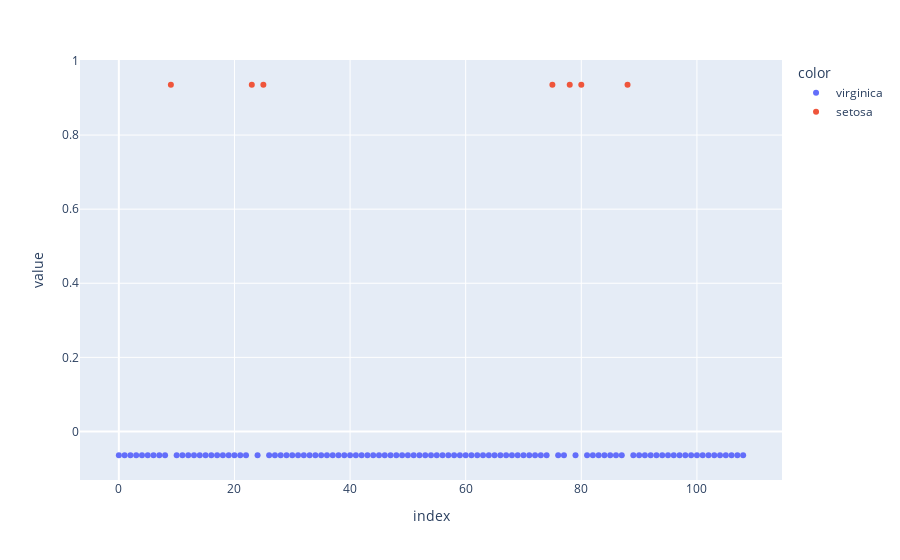

The cell this chart's notebook holds for it:
### Code cell
X = pca_data[['Predictions']]

pca = PCA(n_components=1)
components = pca.fit_transform(X)
fig = px.scatter(components,color=pca_data["color1"])
fig.show()

### Figure 1 — Plotly figure (JSON) as saved in the notebook; plotly's stock layout.template omitted (floating-point values rounded to 4 significant figures)
{"data": [{"hovertemplate": "color=virginica<br>index=%{x}<br>value=%{y}<extra></extra>", "legendgroup": "virginica", "marker": {"color": "#636efa", "symbol": "circle"}, "mode": "markers", "name": "virginica", "orientation": "v", "showlegend": true, "type": "scatter", "x": [0, 1, 2, 3, 4, 5, 6, 7, 8, 10, 11, 12, 13, 14, 15, 16, 17, 18, 19, 20, 21, 22, 24, 26, 27, 28, 29, 30, 31, 32, 33, 34, 35, 36, 37, 38, 39, 40, 41, 42, 43, 44, 45, 46, 47, 48, 49, 50, 51, 52, 53, 54, 55, 56, 57, 58, 59, 60, 61, 62, 63, 64, 65, 66, 67, 68, 69, 70, 71, 72, 73, 74, 76, 77, 79, 81, 82, 83, 84, 85, 86, 87, 89, 90, 91, 92, 93, 94, 95, 96, 97, 98, 99, 100, 101, 102, 103, 104, 105, 106, 107, 108], "xaxis": "x", "y": [-0.06422, -0.06422, -0.06422, -0.06422, -0.06422, -0.06422, -0.06422, -0.06422, -0.06422, -0.06422, -0.06422, -0.06422, -0.06422, -0.06422, -0.06422, -0.06422, -0.06422, -0.06422, -0.06422, -0.06422, -0.06422, -0.06422, -0.06422, -0.06422, -0.06422, -0.06422, -0.06422, -0.06422, -0.06422, -0.06422, -0.06422, -0.06422, -0.06422, -0.06422, -0.06422, -0.06422, -0.06422, -0.06422, -0.06422, -0.06422, -0.06422, -0.06422, -0.06422, -0.06422, -0.06422, -0.06422, -0.06422, -0.06422, -0.06422, -0.06422, -0.06422, -0.06422, -0.06422, -0.06422, -0.06422, -0.06422, -0.06422, -0.06422, -0.06422, -0.06422, -0.06422, -0.06422, -0.06422, -0.06422, -0.06422, -0.06422, -0.06422, -0.06422, -0.06422, -0.06422, -0.06422, -0.06422, -0.06422, -0.06422, -0.06422, -0.06422, -0.06422, -0.06422, -0.06422, -0.06422, -0.06422, -0.06422, -0.06422, -0.06422, -0.06422, -0.06422, -0.06422, -0.06422, -0.06422, -0.06422, -0.06422, -0.06422, -0.06422, -0.06422, -0.06422, -0.06422, -0.06422, -0.06422, -0.06422, -0.06422, -0.06422, -0.06422], "yaxis": "y"}, {"hovertemplate": "color=setosa<br>index=%{x}<br>value=%{y}<extra></extra>", "legendgroup": "setosa", "marker": {"color": "#EF553B", "symbol": "circle"}, "mode": "markers", "name": "setosa", "orientation": "v", "showlegend": true, "type": "scatter", "x": [9, 23, 25, 75, 78, 80, 88], "xaxis": "x", "y": [0.9358, 0.9358, 0.9358, 0.9358, 0.9358, 0.9358, 0.9358], "yaxis": "y"}], "layout": {"legend": {"title": {"text": "color"}, "tracegroupgap": 0}, "margin": {"t": 60}, "xaxis": {"anchor": "y", "domain": [0, 1], "title": {"text": "index"}}, "yaxis": {"anchor": "x", "domain": [0, 1], "title": {"text": "value"}}}}
